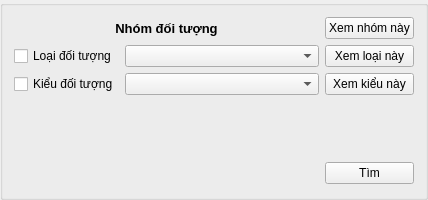
<?xml version="1.0" encoding="UTF-8"?>
<ui version="4.0">
 <class>SearchingWidget</class>
 <widget class="QWidget" name="SearchingWidget">
  <property name="geometry">
   <rect>
    <x>0</x>
    <y>0</y>
    <width>428</width>
    <height>200</height>
   </rect>
  </property>
  <property name="windowTitle">
   <string>SearchingWidget</string>
  </property>
  <layout class="QGridLayout" name="gridLayout_2">
   <property name="leftMargin">
    <number>0</number>
   </property>
   <property name="topMargin">
    <number>0</number>
   </property>
   <property name="rightMargin">
    <number>0</number>
   </property>
   <property name="bottomMargin">
    <number>0</number>
   </property>
   <item row="0" column="0">
    <widget class="QGroupBox" name="groupBox">
     <property name="title">
      <string/>
     </property>
     <layout class="QGridLayout" name="gridLayout">
      <item row="0" column="2">
       <widget class="QPushButton" name="viewGroupBtn">
        <property name="text">
         <string>Xem nhóm này</string>
        </property>
        <property name="icon">
         <iconset resource="../Resources/myicon/myicon.qrc">
          <normaloff>:/myicon/TextAnnotation/Show.svg</normaloff>:/myicon/TextAnnotation/Show.svg</iconset>
        </property>
       </widget>
      </item>
      <item row="1" column="0">
       <widget class="QCheckBox" name="classChb">
        <property name="sizePolicy">
         <sizepolicy hsizetype="Fixed" vsizetype="Fixed">
          <horstretch>0</horstretch>
          <verstretch>0</verstretch>
         </sizepolicy>
        </property>
        <property name="text">
         <string>Loại đối tượng</string>
        </property>
       </widget>
      </item>
      <item row="1" column="1">
       <widget class="QComboBox" name="classCbx">
        <property name="sizePolicy">
         <sizepolicy hsizetype="Expanding" vsizetype="Preferred">
          <horstretch>0</horstretch>
          <verstretch>0</verstretch>
         </sizepolicy>
        </property>
       </widget>
      </item>
      <item row="1" column="2">
       <widget class="QPushButton" name="viewClassBtn">
        <property name="text">
         <string>Xem loại này</string>
        </property>
        <property name="icon">
         <iconset resource="../Resources/myicon/myicon.qrc">
          <normaloff>:/myicon/TextAnnotation/Show.svg</normaloff>:/myicon/TextAnnotation/Show.svg</iconset>
        </property>
       </widget>
      </item>
      <item row="2" column="0">
       <widget class="QCheckBox" name="typeChb">
        <property name="sizePolicy">
         <sizepolicy hsizetype="Fixed" vsizetype="Fixed">
          <horstretch>0</horstretch>
          <verstretch>0</verstretch>
         </sizepolicy>
        </property>
        <property name="text">
         <string>Kiểu đối tượng</string>
        </property>
       </widget>
      </item>
      <item row="2" column="1">
       <widget class="QComboBox" name="typeCbx">
        <property name="sizePolicy">
         <sizepolicy hsizetype="Expanding" vsizetype="Preferred">
          <horstretch>0</horstretch>
          <verstretch>0</verstretch>
         </sizepolicy>
        </property>
       </widget>
      </item>
      <item row="2" column="2">
       <widget class="QPushButton" name="viewTypeBtn">
        <property name="text">
         <string>Xem kiểu này</string>
        </property>
        <property name="icon">
         <iconset resource="../Resources/myicon/myicon.qrc">
          <normaloff>:/myicon/TextAnnotation/Show.svg</normaloff>:/myicon/TextAnnotation/Show.svg</iconset>
        </property>
       </widget>
      </item>
      <item row="3" column="0" colspan="3">
       <widget class="QStackedWidget" name="stackedWidget">
        <widget class="AircraftSearchingWidget" name="aircraftSearchingPage"/>
        <widget class="TankSearchingWidget" name="tankSearchingPage"/>
        <widget class="RocketSearchingWidget" name="rocketSearchingPage"/>
        <widget class="ShipSearchingWidget" name="shipSearchingPage"/>
       </widget>
      </item>
      <item row="4" column="0" colspan="2">
       <spacer name="horizontalSpacer">
        <property name="orientation">
         <enum>Qt::Horizontal</enum>
        </property>
        <property name="sizeHint" stdset="0">
         <size>
          <width>275</width>
          <height>26</height>
         </size>
        </property>
       </spacer>
      </item>
      <item row="4" column="2">
       <widget class="QPushButton" name="searchBtn">
        <property name="sizePolicy">
         <sizepolicy hsizetype="Minimum" vsizetype="Fixed">
          <horstretch>0</horstretch>
          <verstretch>0</verstretch>
         </sizepolicy>
        </property>
        <property name="text">
         <string>Tìm</string>
        </property>
        <property name="icon">
         <iconset resource="../Resources/myicon/myicon.qrc">
          <normaloff>:/myicon/Search.svg</normaloff>:/myicon/Search.svg</iconset>
        </property>
       </widget>
      </item>
      <item row="0" column="0" colspan="2">
       <widget class="QLabel" name="titleLbl">
        <property name="sizePolicy">
         <sizepolicy hsizetype="Expanding" vsizetype="Preferred">
          <horstretch>0</horstretch>
          <verstretch>0</verstretch>
         </sizepolicy>
        </property>
        <property name="font">
         <font>
          <pointsize>10</pointsize>
          <weight>75</weight>
          <bold>true</bold>
         </font>
        </property>
        <property name="text">
         <string>Nhóm đối tượng</string>
        </property>
        <property name="alignment">
         <set>Qt::AlignCenter</set>
        </property>
       </widget>
      </item>
     </layout>
    </widget>
   </item>
  </layout>
 </widget>
 <layoutdefault spacing="6" margin="11"/>
 <customwidgets>
  <customwidget>
   <class>AircraftSearchingWidget</class>
   <extends>QWidget</extends>
   <header location="global">AircraftSearchingWidget.h</header>
   <container>1</container>
  </customwidget>
  <customwidget>
   <class>TankSearchingWidget</class>
   <extends>QWidget</extends>
   <header location="global">TankSearchingWidget.h</header>
   <container>1</container>
  </customwidget>
  <customwidget>
   <class>RocketSearchingWidget</class>
   <extends>QWidget</extends>
   <header location="global">RocketSearchingWidget.h</header>
   <container>1</container>
  </customwidget>
  <customwidget>
   <class>ShipSearchingWidget</class>
   <extends>QWidget</extends>
   <header location="global">ShipSearchingWidget.h</header>
   <container>1</container>
  </customwidget>
 </customwidgets>
 <resources>
  <include location="../Resources/myicon/myicon.qrc"/>
 </resources>
 <connections/>
</ui>
